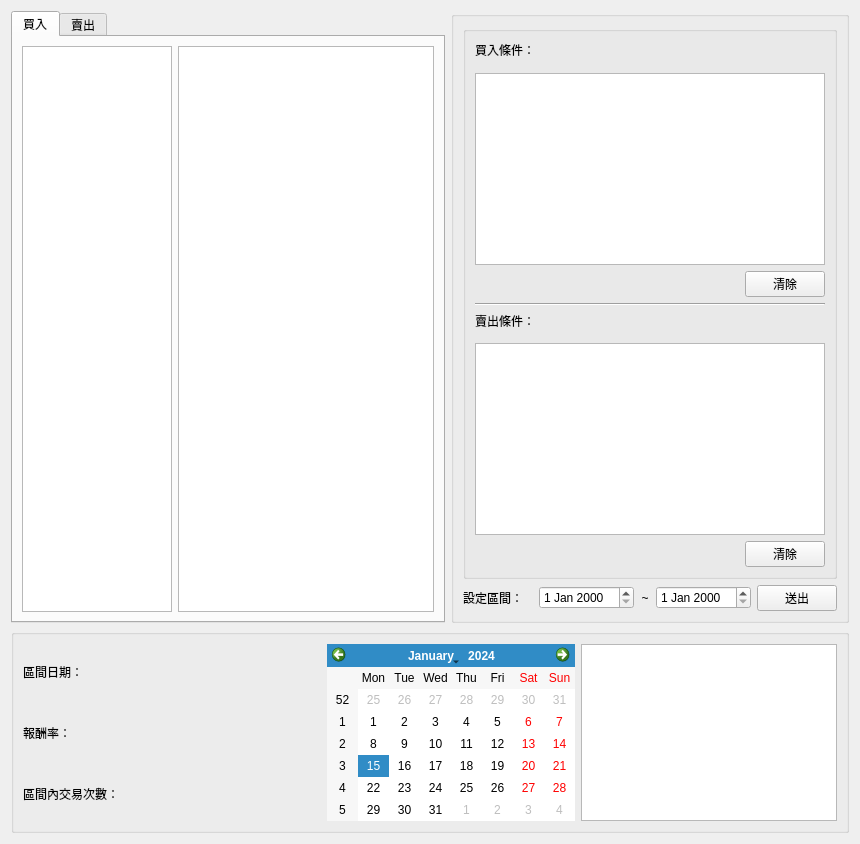
      <widget class="QWidget" name="tab_8">
       <attribute name="title">
        <string>歷史回測</string>
       </attribute>
       <layout class="QVBoxLayout" name="verticalLayout_22">
        <item>
         <layout class="QVBoxLayout" name="verticalLayout_25" stretch="3,1">
          <item>
           <layout class="QHBoxLayout" name="horizontalLayout_13">
            <item>
             <widget class="QTabWidget" name="tabWidget_2">
              <property name="currentIndex">
               <number>0</number>
              </property>
              <widget class="QWidget" name="tab_9">
               <attribute name="title">
                <string>買入</string>
               </attribute>
               <layout class="QHBoxLayout" name="horizontalLayout">
                <item>
                 <widget class="QListWidget" name="listWidget">
                  <property name="minimumSize">
                   <size>
                    <width>150</width>
                    <height>0</height>
                   </size>
                  </property>
                  <property name="maximumSize">
                   <size>
                    <width>150</width>
                    <height>16777215</height>
                   </size>
                  </property>
                 </widget>
                </item>
                <item>
                 <widget class="QListWidget" name="listWidget_2"/>
                </item>
               </layout>
              </widget>
              <widget class="QWidget" name="tab_10">
               <attribute name="title">
                <string>賣出</string>
               </attribute>
               <layout class="QHBoxLayout" name="horizontalLayout_14">
                <item>
                 <widget class="QListWidget" name="listWidget_3">
                  <property name="minimumSize">
                   <size>
                    <width>150</width>
                    <height>0</height>
                   </size>
                  </property>
                  <property name="maximumSize">
                   <size>
                    <width>150</width>
                    <height>16777215</height>
                   </size>
                  </property>
                 </widget>
                </item>
                <item>
                 <widget class="QListWidget" name="listWidget_4"/>
                </item>
               </layout>
              </widget>
             </widget>
            </item>
            <item>
             <widget class="QGroupBox" name="groupBox">
              <property name="title">
               <string/>
              </property>
              <layout class="QVBoxLayout" name="verticalLayout_15" stretch="10,1">
               <item>
                <widget class="QGroupBox" name="groupBox_2">
                 <property name="title">
                  <string/>
                 </property>
                 <layout class="QVBoxLayout" name="verticalLayout_21">
                  <item>
                   <layout class="QVBoxLayout" name="verticalLayout_17" stretch="1,0,0">
                    <item>
                     <widget class="QLabel" name="label_9">
                      <property name="text">
                       <string>買入條件：</string>
                      </property>
                      <property name="alignment">
                       <set>Qt::AlignLeading|Qt::AlignLeft|Qt::AlignTop</set>
                      </property>
                     </widget>
                    </item>
                    <item>
                     <widget class="QListWidget" name="listWidget_5"/>
                    </item>
                    <item>
                     <layout class="QHBoxLayout" name="horizontalLayout_11">
                      <item>
                       <spacer name="horizontalSpacer_2">
                        <property name="orientation">
                         <enum>Qt::Horizontal</enum>
                        </property>
                        <property name="sizeHint" stdset="0">
                         <size>
                          <width>40</width>
                          <height>20</height>
                         </size>
                        </property>
                       </spacer>
                      </item>
                      <item>
                       <widget class="QPushButton" name="pushButton_2">
                        <property name="text">
                         <string>清除</string>
                        </property>
                       </widget>
                      </item>
                     </layout>
                    </item>
                   </layout>
                  </item>
                  <item>
                   <widget class="Line" name="line">
                    <property name="orientation">
                     <enum>Qt::Horizontal</enum>
                    </property>
                   </widget>
                  </item>
                  <item>
                   <layout class="QVBoxLayout" name="verticalLayout_16" stretch="1,0,0">
                    <item>
                     <widget class="QLabel" name="label_8">
                      <property name="text">
                       <string>賣出條件：</string>
                      </property>
                      <property name="alignment">
                       <set>Qt::AlignLeading|Qt::AlignLeft|Qt::AlignTop</set>
                      </property>
                     </widget>
                    </item>
                    <item>
                     <widget class="QListWidget" name="listWidget_6"/>
                    </item>
                    <item>
                     <layout class="QHBoxLayout" name="horizontalLayout_10">
                      <item>
                       <spacer name="horizontalSpacer">
                        <property name="orientation">
                         <enum>Qt::Horizontal</enum>
                        </property>
                        <property name="sizeHint" stdset="0">
                         <size>
                          <width>40</width>
                          <height>20</height>
                         </size>
                        </property>
                       </spacer>
                      </item>
                      <item>
                       <widget class="QPushButton" name="pushButton">
                        <property name="text">
                         <string>清除</string>
                        </property>
                       </widget>
                      </item>
                     </layout>
                    </item>
                   </layout>
                  </item>
                 </layout>
                </widget>
               </item>
               <item>
                <layout class="QHBoxLayout" name="horizontalLayout_12">
                 <item>
                  <widget class="QLabel" name="label_10">
                   <property name="minimumSize">
                    <size>
                     <width>70</width>
                     <height>0</height>
                    </size>
                   </property>
                   <property name="maximumSize">
                    <size>
                     <width>70</width>
                     <height>16777215</height>
                    </size>
                   </property>
                   <property name="text">
                    <string>設定區間：</string>
                   </property>
                  </widget>
                 </item>
                 <item>
                  <widget class="QDateEdit" name="dateEdit_5"/>
                 </item>
                 <item>
                  <widget class="QLabel" name="label_11">
                   <property name="minimumSize">
                    <size>
                     <width>10</width>
                     <height>0</height>
                    </size>
                   </property>
                   <property name="maximumSize">
                    <size>
                     <width>10</width>
                     <height>16777215</height>
                    </size>
                   </property>
                   <property name="text">
                    <string>~</string>
                   </property>
                   <property name="alignment">
                    <set>Qt::AlignCenter</set>
                   </property>
                  </widget>
                 </item>
                 <item>
                  <widget class="QDateEdit" name="dateEdit_6"/>
                 </item>
                 <item>
                  <widget class="QPushButton" name="pushButton_3">
                   <property name="text">
                    <string>送出</string>
                   </property>
                  </widget>
                 </item>
                </layout>
               </item>
              </layout>
             </widget>
            </item>
           </layout>
          </item>
          <item>
           <widget class="QGroupBox" name="groupBox_3">
            <property name="title">
             <string/>
            </property>
            <layout class="QHBoxLayout" name="horizontalLayout_4">
             <item>
              <layout class="QVBoxLayout" name="verticalLayout_23">
               <item>
                <layout class="QHBoxLayout" name="horizontalLayout_15" stretch="0,0">
                 <item>
                  <widget class="QLabel" name="label_22">
                   <property name="maximumSize">
                    <size>
                     <width>100</width>
                     <height>16777215</height>
                    </size>
                   </property>
                   <property name="sizeIncrement">
                    <size>
                     <width>0</width>
                     <height>0</height>
                    </size>
                   </property>
                   <property name="text">
                    <string>區間日期：</string>
                   </property>
                  </widget>
                 </item>
                 <item>
                  <widget class="QLabel" name="label_23">
                   <property name="text">
                    <string/>
                   </property>
                  </widget>
                 </item>
                </layout>
               </item>
               <item>
                <layout class="QHBoxLayout" name="horizontalLayout_16">
                 <item>
                  <widget class="QLabel" name="label_25">
                   <property name="maximumSize">
                    <size>
                     <width>100</width>
                     <height>16777215</height>
                    </size>
                   </property>
                   <property name="text">
                    <string>報酬率：</string>
                   </property>
                  </widget>
                 </item>
                 <item>
                  <widget class="QLabel" name="label_30">
                   <property name="text">
                    <string/>
                   </property>
                  </widget>
                 </item>
                </layout>
               </item>
               <item>
                <layout class="QHBoxLayout" name="horizontalLayout_17">
                 <item>
                  <widget class="QLabel" name="label_24">
                   <property name="maximumSize">
                    <size>
                     <width>100</width>
                     <height>16777215</height>
                    </size>
                   </property>
                   <property name="text">
                    <string>區間內交易次數：</string>
                   </property>
                  </widget>
                 </item>
                 <item>
                  <widget class="QLabel" name="label_31">
                   <property name="text">
                    <string/>
                   </property>
                  </widget>
                 </item>
                </layout>
               </item>
              </layout>
             </item>
             <item>
              <layout class="QVBoxLayout" name="verticalLayout_24">
               <item>
                <layout class="QHBoxLayout" name="horizontalLayout_18">
                 <item>
                  <spacer name="horizontalSpacer_3">
                   <property name="orientation">
                    <enum>Qt::Horizontal</enum>
                   </property>
                   <property name="sizeHint" stdset="0">
                    <size>
                     <width>40</width>
                     <height>20</height>
                    </size>
                   </property>
                  </spacer>
                 </item>
                 <item>
                  <widget class="QCalendarWidget" name="calendarWidget">
                   <property name="maximumSize">
                    <size>
                     <width>700</width>
                     <height>16777215</height>
                    </size>
                   </property>
                  </widget>
                 </item>
                 <item>
                  <widget class="QListWidget" name="listWidget_7"/>
                 </item>
                </layout>
               </item>
              </layout>
             </item>
            </layout>
           </widget>
          </item>
         </layout>
        </item>
       </layout>
      </widget>
